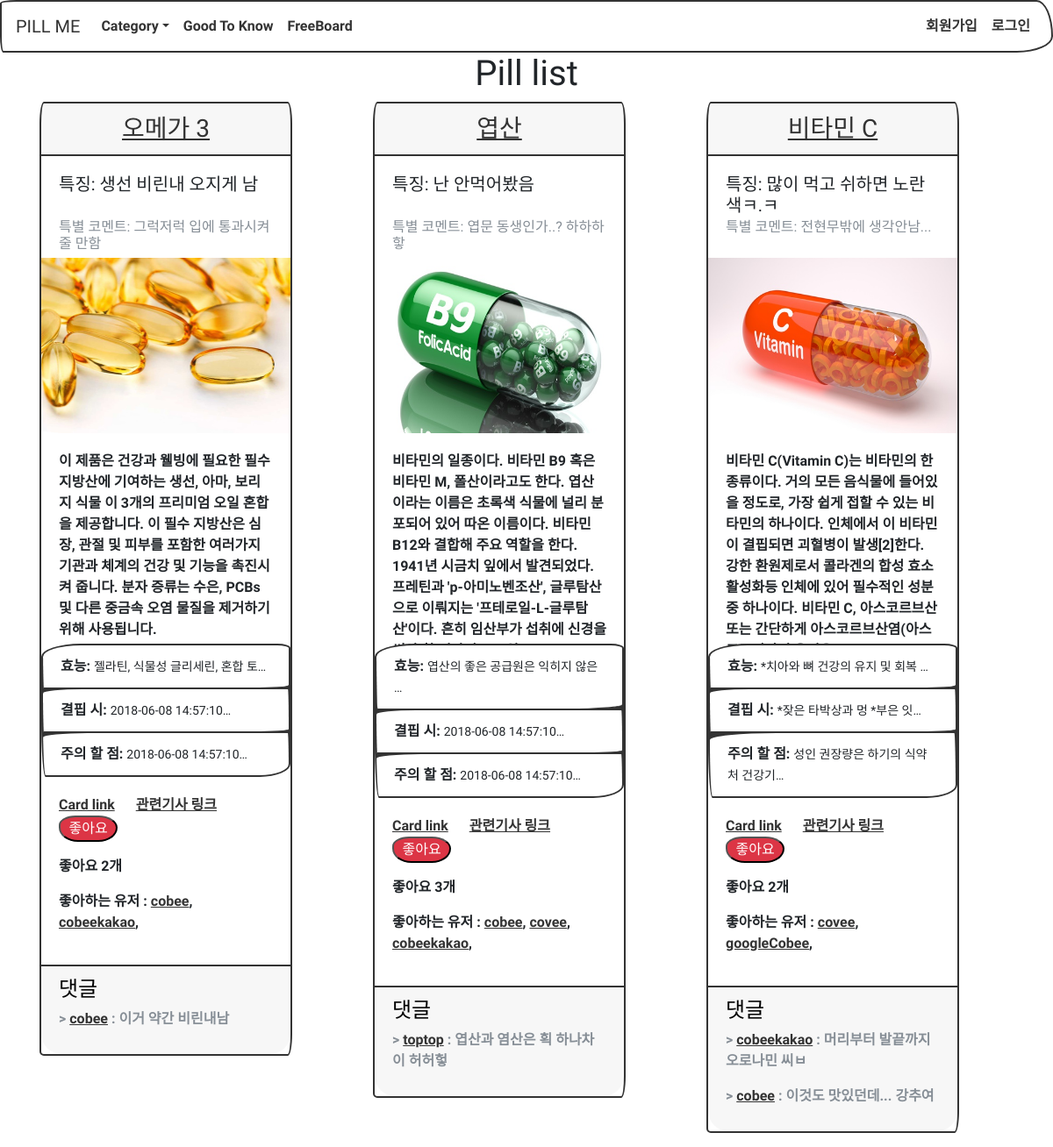
Screenshot of /pills/pill_list/ with the database file from the repository.
### pills/models.py (models this page shows, shortened)
class Pills(models.Model):
	name			= models.CharField(max_length=20, null=False)
	feature			= models.TextField(max_length=50, null=True)
	editor_said		= models.TextField(max_length=50, null=True)
	description		= models.TextField(max_length=2000)
	where_it_from	= models.TextField(max_length=2000)
	benefit			= models.TextField(max_length=2000)
	shortage		= models.TextField(max_length=2000)
	careful			= models.TextField(max_length=2000)
	category_body	= models.ManyToManyField(Categories_Body)
	category_gender	= models.ManyToManyField(Categories_Gender)
	image			= models.ImageField(upload_to='upload_images/pills/%Y/%m/%d')
	like_user_set	= models.ManyToManyField(settings.AUTH_USER_MODEL,
												blank=True,
												related_name='like_user_set',
												through='Like')
	def get_absolute_url(self):
		return reverse('pills:pill_detail', args=[self.id])
	@property
	def like_count(self):
		return self.like_user_set.count()

class Comment(models.Model):
	pills 		= models.ForeignKey(Pills)
	author 		= models.ForeignKey(settings.AUTH_USER_MODEL)
	content 	= models.TextField(max_length=1000, null=False)
	created_at	= models.DateTimeField(auto_now_add=True)
	updated_at 	= models.DateTimeField(auto_now=True)
	class Meta:
		ordering = ['-id']	# 코멘트의 id값 순, 즉 순서대로 보여줌

### pills/views.py (the view)
class PillListView(ListView):
	model = Pills
	template_name = "pills/pill_list.html"
	form_class = CommentForm
	def get_context_data(self, **kwargs):
		context = super(PillListView, self).get_context_data(**kwargs)
		return context
	def get_queryset(self, *args, **kwargs):
		qs = Pills.objects.prefetch_related('category_body','category_gender','like_user_set').all()
		print(self.request.GET)
		query = self.request.GET.get("q", None)
		if query is not None:
			qs = qs.filter(
					Q(name__icontains=query)
				)
		return qs

### pills/templates/pills/pill_list.html (shortened to what this page needs)
{% extends "base.html" %}
{% block content %}
<h1 style="text-align: center;">Pill list</h1>
<div class='container'>
	<div class="row">
	{% for pills in object_list %}
		<div class="col-lg-4">
	  	<div class="card mb-3" style="width: 18rem;">
	  		<a href="{{ pills.get_absolute_url }}"><h3 class="card-header" style="text-align: center;">{{ pills.name }}</h3></a>
	  		<div class="card-body">
	  			<h5 class="card-title" style="height: 45px;"">특징: {{ pills.feature }}</h5>
	  			<h6 class="card-subtitle text-muted" style="height: 25px;">특별 코멘트: {{ pills.editor_said }}</h6>
	  		</div>
	  		<img style="height: 200px; width: 100%; display: block;" src="{{ pills.image.url }}" alt="Card image">
	  		<div class="card-body">
	  			<p class="card-text" style="height: 200px;">{{ pills.description|truncatechars:200 }}</p>
	  		</div>
	  		<ul class="list-group list-group-flush">
	  			<li class="list-group-item"><b>효능:</b> <small>{{ pills.benefit|truncatechars:20 }}</small></li>
	  			<li class="list-group-item"><b>결핍 시:</b> <small>{{ pills.shortage|truncatechars:20 }}</small></li>
	  			<li class="list-group-item"><b>주의 할 점:</b> <small>{{ pills.careful|truncatechars:20 }}</small></li>
	  		</ul>
	  		<div class="card-body">
	 			<a href="#" class="card-link">Card link</a>
	  			<a href="#" class="card-link">관련기사 링크</a>
	  			<p><input type="button" class="like badge-pill badge-danger" name="{{ pills.id }}" value="좋아요"></p>
			    <p id="count-{{ pills.id }}">좋아요 {{ pills.like_count }}개</p>
			    <p id="like-user-{{ pills.id }}">
			    	좋아하는 유저 :
			    	{% for like_user in pills.like_user_set.all %}
				    	<a href="{% url 'profiles:user_profile' like_user.pk %}">{{ like_user.username }}</a>,
				    {% endfor %}
			    </p>
	  		</div>
	  		<div class="card-footer text-muted">
	  			<h4 style="color: black;">댓글</h4>
	  			{% for comment in pills.comment_set.all %}
	  				<p> > <a href="{% url 'profiles:user_profile' comment.author.pk %}">{{ comment.author }}</a> : {{ comment.content }}
	  				</p>
	  			{% endfor %}
	  		</div>
  		</div>
  	</div>
{% endfor %}
{% endblock %}

### rows the page displays
Pills: name "오메가 3", feature "생선 비린내 오지게 남", editor_said "그럭저럭 입에 통과시켜 줄 만함", image (picture), description "이 제품은 건강과 웰빙에 필요한 필수 지방산에 기여하는 생선, 아마, 보리지 식물 이 3개의 프리미엄 오일 혼합을 제공합니다. 이 필수 지방산은 심장, 관절 및 피부를 포함한 여러가지 기관과 체계의 건강 및 기능을 촉진시켜 줍니다. 분자 증류는 수은, PCBs 및 다른 중금속 오염 물질을 제거하기 위해 사용됩니다.", benefit "젤라틴, 식물성 글리세린, 혼합 토…", shortage "2018-06-08 14:57:10…", careful "2018-06-08 14:57:10…", like_count "2"
Comment: author "cobee", content "이거 약간 비린내남"
Pills: name "엽산", feature "난 안먹어봤음", editor_said "엽문 동생인가..? 하하하핳", image (picture), description "비타민의 일종이다. 비타민 B9 혹은 비타민 M, 폴산이라고도 한다. 엽산이라는 이름은 초록색 식물에 널리 분포되어 있어 따온 이름이다. 비타민 B12와 결합해 주요 역할을 한다. 1941년 시금치 잎에서 발견되었다. 프레틴과 'p-아미노벤조산', 글루탐산으로 이뤄지는 '프테로일-L-글루탐산'이다. 흔히 임산부가 섭취에 신경을…", benefit "엽산의 좋은 공급원은 익히지 않은 …", shortage "2018-06-08 14:57:10…", careful "2018-06-08 14:57:10…", like_count "3"
Comment: author "toptop", content "엽산과 염산은 획 하나차이 허허헣"
Pills: name "비타민 C", feature "많이 먹고 쉬하면 노란색ㅋ.ㅋ", editor_said "전현무밖에 생각안남...", image (picture), description "비타민 C(Vitamin C)는 비타민의 한 종류이다. 거의 모든 음식물에 들어있을 정도로, 가장 쉽게 접할 수 있는 비타민의 하나이다. 인체에서 이 비타민이 결핍되면 괴혈병이 발생[2]한다. 강한 환원제로서 콜라겐의 합성 효소 활성화등 인체에 있어 필수적인 성분중 하나이다. 비타민 C, 아스코르브산 또는 간단하게…", benefit "*치아와 뼈 건강의 유지 및 회복 …", shortage "*잦은 타박상과 멍 *부은 잇…", careful "성인 권장량은 하기의 식약처 건강기…", like_count "2"
Comment: author "cobeekakao", content "머리부터 발끝까지 오로나민 씨ㅂ"
Comment: author "cobee", content "이것도 맛있던데... 강추여"

### other values shown
{{ like_user.username }} "cobee"
{{ like_user.username }} "cobeekakao"
{{ like_user.username }} "covee"
{{ like_user.username }} "googleCobee"
